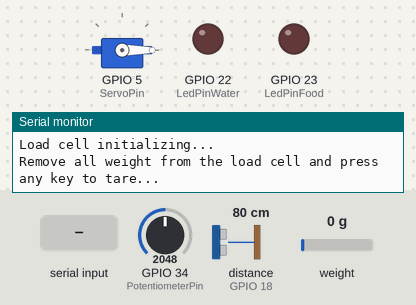
A sketch run on a simulated ESP32. Parts: servo, output pins drawn as LEDs (lit = HIGH), the last lines printed to the serial monitor. Dashed ring = blinking. The inputs (shaded band) are chosen by the test bench; at power-on: distance to the obstacle (sensor on GPIO 18) 80 cm, GPIO 34 (PotentiometerPin) = 2048, weight on the scale 0 g. The echo pulse lasts 58.3 µs per cm; WiFi joins after 1.5 s; servers stay silent unless stated; no MQTT or app messages arrive unless stated; pins used as bus, display or sensor lines are not drawn.

Above: at 0.8 s.
0.9 s: "1" received over Serial
At 2.09 s:
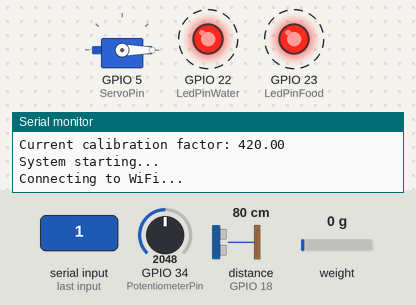
3.9 s: distance to the obstacle (sensor on GPIO 18) set to 22 cm
5.5 s: distance to the obstacle (sensor on GPIO 18) set to 18 cm
At 7.1 s:
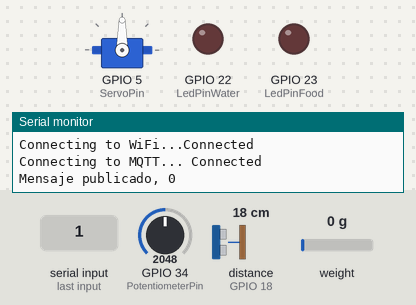
7.4 s: GPIO 34 (PotentiometerPin) set to 1975
At 7.8 s:
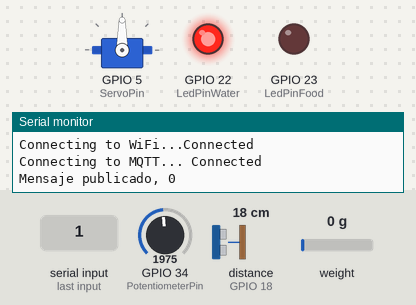
8.9 s: weight on the scale set to 2 g
At 9.7 s:
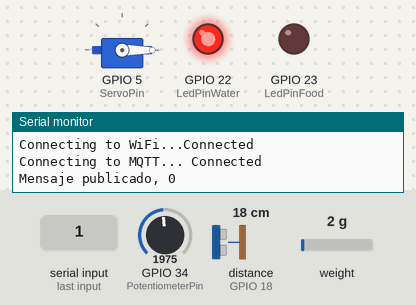
10.4 s: distance to the obstacle (sensor on GPIO 18) set to 35 cm
At 11.4 s:
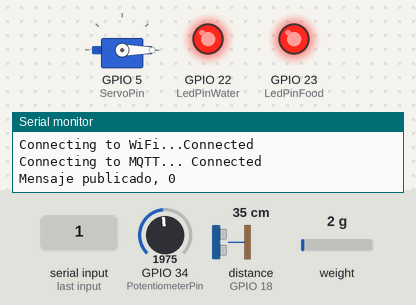
Timing chart, 0 to 12.9 s (numbered marks = the images above; inputs shaded):
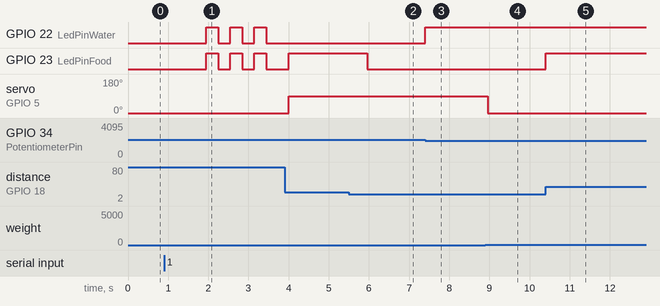

The sketch:

sketch.ino
```cpp
#include <ESP32Servo.h>
#include <HX711.h>
#include <freertos/FreeRTOS.h>
#include <freertos/task.h>
#include <WiFi.h>
#include "PubSubClient.h"
#include "ArduinoJson.h"

#define LedPinWater 22 // LedPinWater se enciende si falta agua (potenciometro)
#define LedPinFood 23 // LedPinFood se enciende si falta comida (ultrasonido)
#define ledResolution 8
#define ledFrequency 5000
#define ledHigh 255
#define ledLow 0
#define LedPinWaterChannel 6
#define LedPinFoodChannel 7

#define LoadCellDTPin 17
#define LoadCellSCKPin 16
#define TriggerPin 19
#define EchoPin 18
#define ServoPin 5
#define PotentiometerPin 34

#define PotThreshold 2048
#define DistanceThreshold 20

#define TIMER_CELL 1000 //1000ms = 1s
#define TIMER_INIT 300 //300ms
#define TIMER_LOGS 1500 //1500ms

#define WeightThreshold 0.120 //120g

#define TAM_PILA 1024 //Tamano de pila de xTask
#define TAM_COLA 8 //Tamano de cola xQueue

#define SECRET_SSID "Wokwi-GUEST"
#define SECRET_PSW ""

enum States
{
    INIT = 1,
    SENSING = 2,
    LOAD_CELL = 3,
};

enum Events
{
    FOOD_OK = 1,
    NO_FOOD = 2,
    NO_WATER = 3,
    WATER_OK = 4,
    ULTRA_NEARBY = 5,
    ULTRA_FAR = 6,
    NO_EVENT = 7,
};

int const ServoLowWeightPosition = 90;
int const ServoNormalPosition = 0;

const char* ssid = SECRET_SSID;
const char* password = SECRET_PSW;
const char* mqtt_server = "broker.mqttdashboard.com";

float const calibration_factor = 420.0;

int currentState = 0;
int currentEvent = 0;

int potValue = 0;
int objectTime = 0;
int objectDistance = 0;

float weight = 0.0;

int servoAngle = 0;

int waterLed = 0;
int ultraLed = 0;
int ServoChk = 0;

unsigned long timeSinceBoot;
unsigned long timeCell;

Servo servo1;
HX711 loadCell;

WiFiClient espClient;
PubSubClient client(espClient);

static TaskHandle_t ServoHandler = NULL;
static QueueHandle_t ServoQueue;

// Servo se mueve si el peso baja de 1 kg (empieza a servir comida)
// Servo vuelve a su posición si el peso sube de 1 kg (deja de servir comida)
static void concurrentServoTask(void *parameters)
{
    int value;

    while(1)
    {
        // Cuando recive algo en al cola, ejecuta
        if (xQueueReceive(ServoQueue, &value, portMAX_DELAY) == pdPASS)
        {
            // Resuelve tarea del servo
            servo1.write(value);
        }
    }
}

bool timestampEnabler(unsigned long* lastTimestamp)
{
    if ((millis() - *lastTimestamp) >= TIMER_LOGS)
    {
        *lastTimestamp = millis();
        return true;
    }
    return false;
}

long readUltrasonicSensor()
{
    digitalWrite(TriggerPin, LOW);
    delayMicroseconds(2);

    digitalWrite(TriggerPin, HIGH);
    delayMicroseconds(10);

    digitalWrite(TriggerPin, LOW);

    return pulseIn(EchoPin, HIGH);
}

void readLoadCell()
{
    timeCell = millis();

    if (loadCell.is_ready())
    {
        weight = loadCell.get_units(5);
        if (weight < 0)
        {
            weight = 0;
        }
    }
}

void performCalculations()
{
    objectDistance = 0.01723 * objectTime;
}

void sendByMqtt(JsonDocument json)
{
    char message[128];

    // Loop hasta que estemos conectados
    while (!client.loop())
    {
        Serial.print("Connecting to MQTT...");

        // Intentamos conectar
        if (client.connect("ESP32Client", NULL, "Wokwi/test"))
        {
            Serial.println(" Connected");

            // Envia mensaje al topic
            serializeJson(json, message);
            client.publish("Wokwi/test", message);
            Serial.print("Mensaje publicado, ");
            Serial.println(client.state());
        }
        else
        {
            Serial.println(" Failed, retring in 1 second");
        }
    }
}

void showLogs()
{
    JsonDocument logs;

    logs["Weight (g)"] = weight;
    logs["PotValue"] = potValue;
    logs["Distance (cm)"] = objectDistance;
    logs["State"] = currentState;
    logs["Event"] = currentEvent;

    sendByMqtt(logs);
}

void callback(char* topic, byte* message, unsigned int length)
{
    //Do nothing
}

void initSignal()
{
    bool ledValue = false;
    int counter = 0;

    Serial.println("System starting...");

    WiFi.begin(ssid, password);
    Serial.print("Connecting to WiFi...");

    while (WiFi.status() != WL_CONNECTED && counter <= 6)
    {
        ledValue = !ledValue;

        if (ledValue == true)
        {
            ledcWrite(LedPinWater, ledHigh);
            ledcWrite(LedPinFood, ledHigh);
        }
        else
        {
            ledcWrite(LedPinWater, ledLow);
            ledcWrite(LedPinFood, ledLow);
        }

        counter++;
        vTaskDelay(TIMER_INIT);
    }

    Serial.println("Connected");

    // Apago los leds antes de finalizar el estado
    ledcWrite(LedPinWater, ledLow);
    ledcWrite(LedPinFood, ledLow);

    currentState = SENSING;
}

void getEvent()
{
    // Evento por defecto
    currentEvent = NO_EVENT;

    // Evaluo eventos segun sensor de agua
    switch (waterLed)
    {
        case true:
            if (potValue >= PotThreshold)
            {
                currentEvent = WATER_OK;
            }
            break;

        case false:
            if (potValue < PotThreshold)
            {
                currentEvent = NO_WATER;
            }
            break;
    }

    // Evaluo eventos segun sensor de ultrasonido
    switch (ultraLed)
    {
        case true:
            if (objectDistance < DistanceThreshold)
            {
                currentEvent = ULTRA_NEARBY;
            }
            break;

        case false:
            if (objectDistance >= DistanceThreshold)
            {
                currentEvent = ULTRA_FAR;
            }
            break;
    }

    // Evaluo eventos segun celular de carga
    switch (ServoChk)
    {
        case true:
            if (weight >= WeightThreshold)
            {
                currentEvent = FOOD_OK;
            }
            break;

        case false:
            if (weight < WeightThreshold)
            {
                currentEvent = NO_FOOD;
            }
            break;
    }
}

void SolveEvent()
{
    // Manejo local de valores
    int servoValue = servoAngle;

    switch (currentEvent)
    {
        case NO_EVENT:
            // Do nothing
            break;

        case NO_WATER:
            waterLed = true;
            ledcWrite(LedPinWater, ledHigh);
            break;

        case WATER_OK:
            waterLed = false;
            ledcWrite(LedPinWater, ledLow);
            break;

        case ULTRA_FAR:
            ultraLed = true;
            ledcWrite(LedPinFood, ledHigh);
            break;

        case ULTRA_NEARBY:
            ultraLed = false;
            ledcWrite(LedPinFood, ledLow);
            break;

        case NO_FOOD:
            ServoChk = true;
            if (xQueueSend(ServoQueue, &servoValue, portMAX_DELAY) == pdPASS)
            {
                currentState = LOAD_CELL;
            }
            else
            {
                Serial.println("xQueue full!");
            }
            break;

        case FOOD_OK:
            ServoChk = false;
            if (xQueueSend(ServoQueue, &servoValue, portMAX_DELAY) == pdPASS)
            {
                currentState = SENSING;
            }
            else
            {
                Serial.println("xQueue full!");
            }
            break;

        default:
            Serial.println("Unknown Event!");
            break;
    }
}

void stateMachine()
{
    // Obtencion del evento actual en base a sensores
    getEvent();

    // Logs periodicos
    if (timestampEnabler(&timeSinceBoot))
    {
        showLogs();
    }

    switch (currentState)
    {
    case INIT:
        // Parpadeo de inico
        initSignal();
        break;

    case SENSING:
        // Seteo el angulo del servo para cuando corresponda abrirlo
        servoAngle = ServoLowWeightPosition;
        SolveEvent();
        break;

    case LOAD_CELL:
        // Seteo el angulo del servo para cuando corresponda cerrarlo
        servoAngle = ServoNormalPosition;
        SolveEvent();
        break;

    default:
        Serial.println("Unknown State!");
        break;
    }
}

void setup()
{
    Serial.begin(9600);

    servo1.attach(ServoPin, 500, 2500);
    servo1.write(ServoNormalPosition);

    loadCell.begin(LoadCellDTPin, LoadCellSCKPin);
    Serial.println("Load cell initializing...");

    while (!loadCell.is_ready()) {
        Serial.println("Waiting for load cell...");
        delay(TIMER_CELL);
    }

    loadCell.set_scale(calibration_factor);

    Serial.println("Remove all weight from the load cell and press any key to tare...");
    while (!Serial.available()) { }
    Serial.read();
    loadCell.tare(10);

    Serial.println("Load cell tared and ready!");

    Serial.print("Current calibration factor: ");
    Serial.println(calibration_factor);

    timeSinceBoot = timeCell = millis();
    currentState = INIT;
    pinMode(TriggerPin, OUTPUT);
    pinMode(EchoPin, INPUT);
    ledcAttachChannel(LedPinWater, ledFrequency, ledResolution, LedPinWaterChannel);
    ledcAttachChannel(LedPinFood, ledFrequency, ledResolution, LedPinFoodChannel);

    xTaskCreate(concurrentServoTask,"concurrent_servo_task",TAM_PILA, NULL, 0, &ServoHandler);
    ServoQueue = xQueueCreate(TAM_COLA, sizeof(int));

    client.setServer(mqtt_server, 1883);
    client.setCallback(callback);
}

void loop()
{
    // Lectura de sensores
    potValue = analogRead(PotentiometerPin);
    objectTime = readUltrasonicSensor();

    if ((millis() - timeCell) >= TIMER_CELL)
    {
        readLoadCell();
    }

    // Ejecucion de calculos en base a sensores
    performCalculations();

    stateMachine();
}
```

Measured:
- the behaviour switches between 20 and 19 cm on distance to the obstacle (sensor on GPIO 18) (found by bisection; images 1 and 2)
- the behaviour switches between 2048 and 2047 on GPIO 34 (PotentiometerPin) (found by bisection; images 2 and 3)
- the behaviour switches between 0 and 1 g on weight on the scale (found by bisection; images 3 and 4)
- after the input at 0.9 s, GPIO 22 (LedPinWater), GPIO 23 (LedPinFood): alternates HIGH for 0.30 s and LOW for 0.30 s, starting after 1.0 s
- after the input at 5.5 s, GPIO 23 (LedPinFood): HIGH → LOW after 0.45 s
- after the input at 7.4 s, GPIO 22 (LedPinWater): LOW → HIGH at once
- after the input at 8.9 s, servo on GPIO 5 (ServoPin): 90° → 0° after 0.05 s
- after the input at 10.4 s, GPIO 23 (LedPinFood): LOW → HIGH at once
